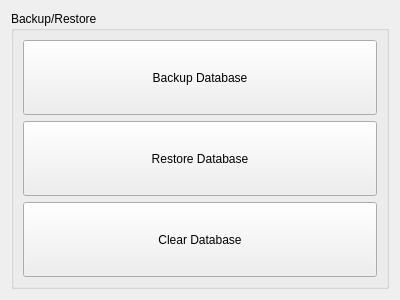
<?xml version="1.0" encoding="UTF-8"?>
<ui version="4.0">
 <class>MySQLTools</class>
 <widget class="QWidget" name="MySQLTools">
  <property name="geometry">
   <rect>
    <x>0</x>
    <y>0</y>
    <width>400</width>
    <height>300</height>
   </rect>
  </property>
  <property name="windowTitle">
   <string>Form</string>
  </property>
  <layout class="QGridLayout" name="gridLayout">
   <item row="0" column="0">
    <widget class="QGroupBox" name="groupBox">
     <property name="title">
      <string>Backup/Restore</string>
     </property>
     <layout class="QVBoxLayout" name="verticalLayout">
      <item>
       <widget class="QPushButton" name="backupDatabaseButton">
        <property name="sizePolicy">
         <sizepolicy hsizetype="Minimum" vsizetype="Expanding">
          <horstretch>0</horstretch>
          <verstretch>0</verstretch>
         </sizepolicy>
        </property>
        <property name="text">
         <string>Backup Database</string>
        </property>
        <property name="icon">
         <iconset theme="document-export"/>
        </property>
       </widget>
      </item>
      <item>
       <widget class="QPushButton" name="restoreDatabaseButton">
        <property name="sizePolicy">
         <sizepolicy hsizetype="Minimum" vsizetype="Expanding">
          <horstretch>0</horstretch>
          <verstretch>0</verstretch>
         </sizepolicy>
        </property>
        <property name="text">
         <string>Restore Database</string>
        </property>
        <property name="icon">
         <iconset theme="document-import"/>
        </property>
       </widget>
      </item>
      <item>
       <widget class="QPushButton" name="clearDatabaseButton">
        <property name="sizePolicy">
         <sizepolicy hsizetype="Minimum" vsizetype="Expanding">
          <horstretch>0</horstretch>
          <verstretch>0</verstretch>
         </sizepolicy>
        </property>
        <property name="text">
         <string>Clear Database</string>
        </property>
        <property name="icon">
         <iconset theme="edit-clear"/>
        </property>
       </widget>
      </item>
     </layout>
    </widget>
   </item>
  </layout>
 </widget>
 <resources/>
 <connections/>
</ui>
